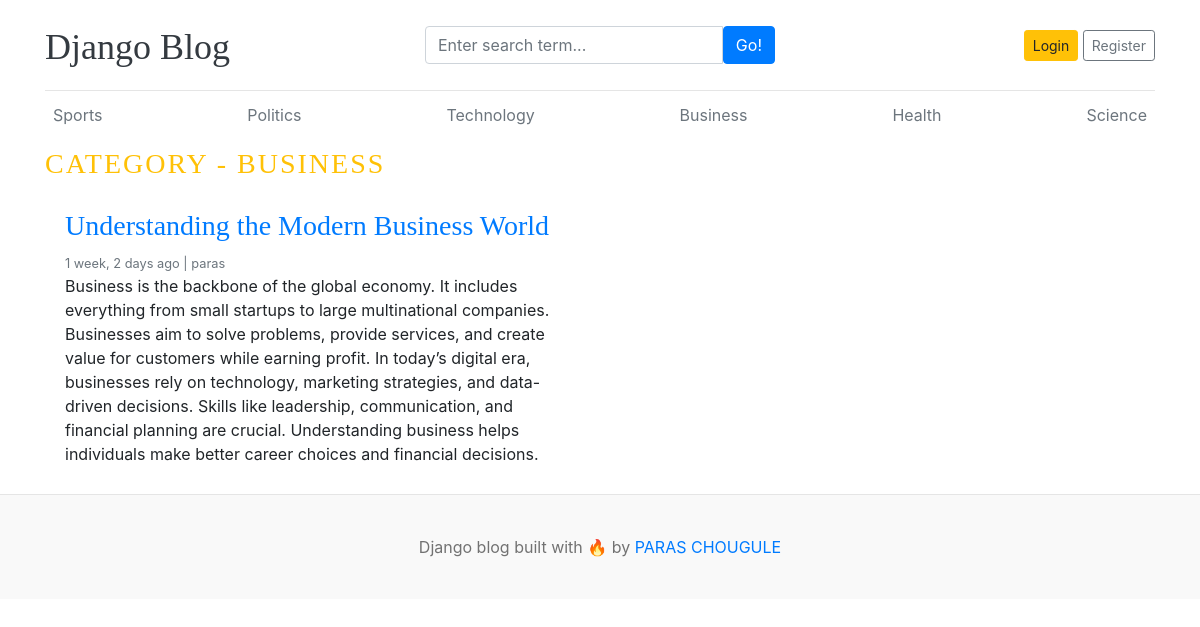
Page /category/8/ on the committed database.
### blogs/models.py (models this page shows, shortened)
class Category(models.Model):
    category_name = models.CharField(max_length=50, unique=True)
    created_at = models.DateTimeField(auto_now_add=True)
    updated_at = models.DateTimeField(auto_now=True)
    class Meta:
        verbose_name_plural = 'categories'
    def __str__(self):
        return self.category_name

class Blog(models.Model):
    title = models.CharField(max_length=100)
    slug = models.SlugField(max_length=150, unique=True, blank=True)
    category = models.ForeignKey(Category, on_delete=models.CASCADE)
    author = models.ForeignKey(User, on_delete=models.CASCADE)
    featured_image = models.ImageField(upload_to='uploads/%y/%m/%d')
    short_description = models.TextField(max_length=500)
    blog_body = models.TextField(max_length=2000)
    status = models.CharField(max_length=20, choices=STATUS_CHOICES, default="draft")
    is_featured = models.BooleanField(default=False)
    created_at = models.DateTimeField(auto_now_add=True)
    updated_at = models.DateTimeField(auto_now=True)

### blogs/views.py (the view)
# urls.py: path('<int:category_id>/', views.posts_by_category, name='posts_by_category'),
def posts_by_category(request, category_id):
    posts = Blog.objects.filter(status = 'published', category = category_id)
    category = get_object_or_404(Category, pk = category_id)       # ------>>>>>>     when you want to show error404 page
    context = {
        'posts' : posts,
        'category' : category,
    }
    return render(request, 'posts_by_category.html', context)

### blogs/context_processors.py (called while the page is built)
def get_categories(request):
    categories = Category.objects.all()
    return dict(categories=categories)

def get_social_links(request):
    social_links = SocialLink.objects.all()
    return dict( social_links = social_links )

### templates/posts_by_category.html (shortened to what this page needs)
{% extends 'base.html' %}
{% block content %}
  <h3 class="text-uppercase text-warning" style="letter-spacing: 2px;">Category - {{ category }}</h3>
  <div class="row mb-2">
    {% if posts %}
    {% for i in posts %}
      <div class="col-md-6">
        <div class="card border-0" >
          <div class="card-body">
            <h3><a href="{% url 'blogs' i.slug%}">{{ i.title }}</a></h3>
            <small class="mb-1 text-muted">{{ i.created_at | timesince}} ago | {{ i.author }}</small>
            <p class="card-text"> {{ i.blog_body }} </p>
          </div>
        </div>
      </div>
    {% endfor %}
    {% else %}
      <p style="color: red;">NO POST FOUND!</p>
    {% endif %}
  </div>
</div>
{% endblock %}

### templates/base.html (shortened to what this page needs)
{% load static %}
<!DOCTYPE html>
<html lang="en">
<head>
    <link href="https://getbootstrap.com/docs/4.0/dist/css/bootstrap.min.css" rel="stylesheet">
    <link href="{% static 'css/blog.css' %}" rel="stylesheet">
  </head>
<body>
    <div class="container">
      <header class="blog-header py-3">
        <div class="row flex-nowrap justify-content-between align-items-center">
          <div class="col-4 pt-1">
            <a class="blog-header-logo text-dark" href="/">Django Blog</a>
          </div>
          <div class="col-4">
            <form action="{% url 'search' %}" method="get">
              <div class="input-group">
                <input class="form-control" type="text" name="keyword" placeholder="Enter search term..." aria-label="Enter search term..." aria-describedby="button-search" />
                <button type="submit" class="btn btn-primary" id="button-search" type="button">Go!</button>
              </div>
            </form>
          </div>
          <div class="col-4 d-flex justify-content-end align-items-center">
            {% if user.is_authenticated %}
            <a href="{% url 'logout' %}">Logout</a>
            {% else %}
              <a class="btn btn-sm btn-warning" href="{% url 'login' %}">Login</a> &nbsp;
              <a class="btn btn-sm btn-outline-secondary" href="{% url 'register' %} ">Register</a>
            {% endif %}
          </div>
        </div>
      </header>
      <div class="nav-scroller py-1 mb-2">
        <nav class="nav d-flex justify-content-between">
          {% for i in categories %}
          <a class="p-2 text-muted" href="{% url 'posts_by_category' i.id %}">{{i}}</a>
          {% endfor %}
        </nav>
      </div>
{% block content %}
{% endblock %}
<footer class="blog-footer">
  <p>Django blog built with 🔥 by <a href="#">PARAS CHOUGULE</a></p>
</footer>
</body>
</html>

### blog_main/static/css/blog.css (style rules this page uses)
.blog-header { border-bottom: 1px solid #e5e5e5; }
.blog-header-logo { font-family: "Playfair Display", Georgia, "Times New Roman", serif; font-size: 2.25rem; }
h1, h2, h3, h4, h5, h6 { font-family: "Playfair Display", Georgia, "Times New Roman", serif; }
.blog-footer { padding: 2.5rem 0; color: #727272; text-align: center; background-color: #f9f9f9; border-top: .05rem solid #e5e5e5; }
.blog-footer p:last-child { margin-bottom: 0; }

### rows in the picture
Category: category_name "Sports"
Category: category_name "Politics"
Category: category_name "Technology"
Category: category_name "Business", category_name "BUSINESS"
Category: category_name "Health"
Category: category_name "Science"
Blog: title "Understanding the Modern Business World", created_at "1 week, 2 days", author "paras", blog_body "Business is the backbone of the global economy. It includes everything from small startups to large multinational companies. Businesses aim to solve problems, provide services, and create value for customers while earning profit. In today’s digital era, businesses rely on technology, marketing strategies, and data-driven decisions. Skills like leadership, communication, and financial planning are crucial. Understanding business helps individuals make better career choices and financial decisions."
